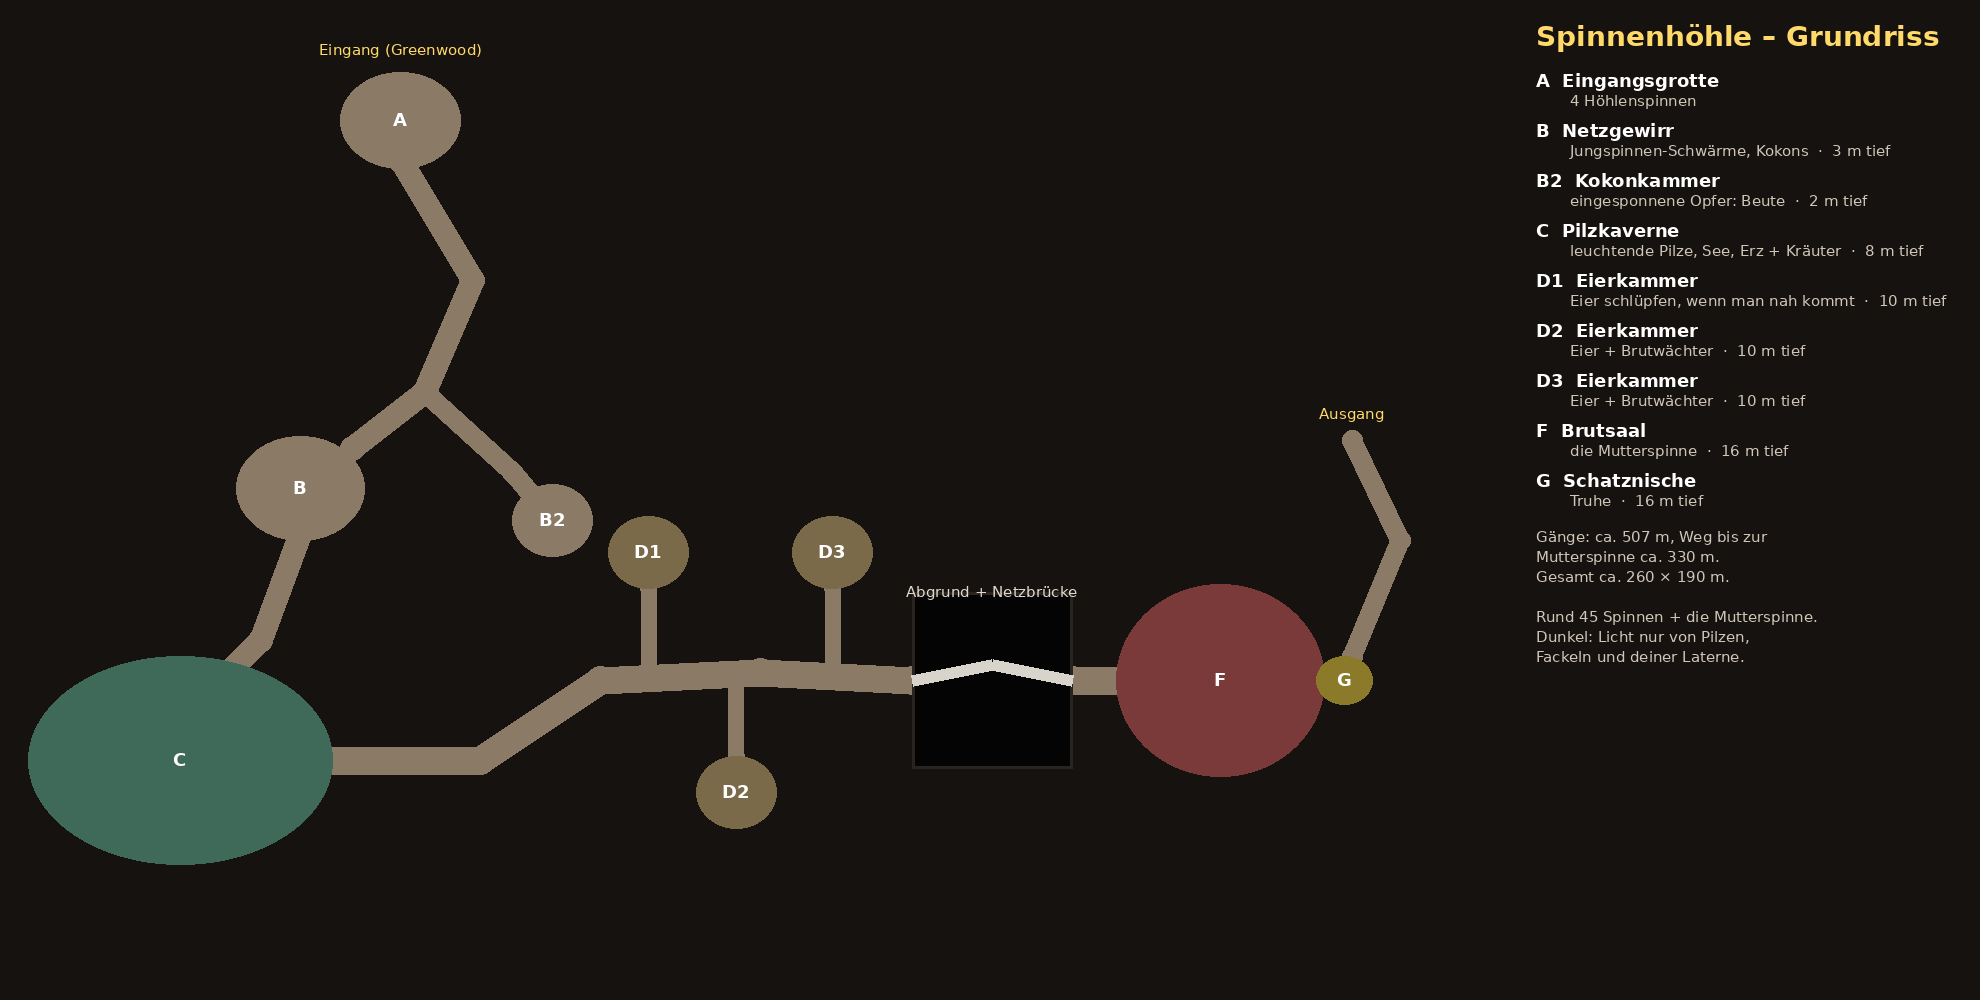

Write the Python code that produced this figure.
#!/usr/bin/env python3
"""The Spider Cave under Greenwood (tbuuol 2026-11-10: "richtig schön groß", a Broodmother at the end): the layout
plan -- chambers, tunnels, the chasm and its web bridge -- in the cave's own metres (entrance at 0, 0; y = floor height).
    tools/.venv/bin/python design/spidercave/layout.py   -> design/spidercave/layout.json + layout.png"""
import json, math, pathlib
from PIL import Image, ImageDraw, ImageFont

HERE = pathlib.Path(__file__).resolve().parent
# chambers: id, name, centre, radii (rx, rz), floor y, what lives there, dome (how much higher the roof is in the middle)
CHAMBERS = [
    ("A", "Eingangsgrotte", (0, 0), (15, 12), 0, "4 Höhlenspinnen", 5),
    ("B", "Netzgewirr", (-25, 92), (16, 13), -3, "Jungspinnen-Schwärme, Kokons", 4),
    ("B2", "Kokonkammer", (38, 100), (10, 9), -2, "eingesponnene Opfer: Beute", 3),
    ("C", "Pilzkaverne", (-55, 160), (38, 26), -8, "leuchtende Pilze, See, Erz + Kräuter", 12),
    ("D1", "Eierkammer", (62, 108), (10, 9), -10, "Eier schlüpfen, wenn man nah kommt", 4),
    ("D2", "Eierkammer", (84, 168), (10, 9), -10, "Eier + Brutwächter", 4),
    ("D3", "Eierkammer", (108, 108), (10, 9), -10, "Eier + Brutwächter", 4),
    ("F", "Brutsaal", (205, 140), (26, 24), -16, "die Mutterspinne", 11),
    ("G", "Schatznische", (236, 140), (7, 6), -16, "Truhe", 3),
]
# tunnels: points (x, z, floor y), width
TUNNELS = [
    ([(0, 10, 0), (18, 40, -1), (6, 68, -2), (-12, 82, -3)], 6),
    ([(6, 68, -2), (28, 88, -2), (38, 100, -2)], 5),
    ([(-25, 103, -3), (-35, 130, -6), (-45, 140, -8)], 6),
    ([(-20, 160, -8), (20, 160, -9), (50, 140, -10), (90, 138, -10)], 7),
    ([(62, 117, -10), (62, 138, -10)], 4),
    ([(84, 159, -10), (84, 138, -10)], 4),
    ([(108, 117, -10), (108, 138, -10)], 4),
    ([(90, 138, -10), (128, 140, -12)], 7),
    ([(168, 140, -13), (182, 140, -16)], 7),
    ([(238, 134, -16), (250, 105, -14), (238, 80, -12)], 5),
]
CHASM = ((128, 118), (168, 162), -40)      # the floor falls away here, to y -40
BRIDGE = ([(128, 140, -12), (148, 136, -12.5), (168, 140, -13)], 3)   # a web bridge over it
ARRIVE, BACK = (0, -5), (0, -10)           # where you come down, and the light that takes you back up
EXIT = (238, 80)                           # the far end's way out

def length(pts): return sum(math.dist(a[:2], b[:2]) for a, b in zip(pts, pts[1:]))

if __name__ == "__main__":
    S, OX, OZ = 4, 100, 30
    W, H = int(380 * S), int(250 * S)
    im = Image.new("RGB", (W + 460, H), "#16120f"); dr = ImageDraw.Draw(im)
    P = lambda x, z: (OX * S + x * S, OZ * S + z * S)
    F = "/usr/share/fonts/truetype/dejavu/DejaVuSans-Bold.ttf"; FR = "/usr/share/fonts/truetype/dejavu/DejaVuSans.ttf"
    fb, fs, ft = ImageFont.truetype(F, 18), ImageFont.truetype(FR, 15), ImageFont.truetype(F, 28)
    rock, floor = "#3a312a", "#8a7a66"
    for pts, w in TUNNELS:
        dr.line([P(p[0], p[1]) for p in pts], fill=floor, width=int(w * S), joint="curve")
        for p in pts: r = w * S / 2; x, y = P(p[0], p[1]); dr.ellipse((x - r, y - r, x + r, y + r), fill=floor)
    (cx0, cz0), (cx1, cz1), _ = CHASM
    dr.rectangle((*P(cx0, cz0), *P(cx1, cz1)), fill="#050404", outline="#2a2420", width=3)
    pts, w = BRIDGE; dr.line([P(p[0], p[1]) for p in pts], fill="#d8d4cc", width=int(w * S))
    for cid, name, (x, z), (rx, rz), y, what, _ in CHAMBERS:
        col = {"F": "#7a3a3a", "C": "#3f6a5a", "G": "#8a7a2a"}.get(cid, floor)
        if cid.startswith("D"): col = "#7a6a4a"
        dr.ellipse((*P(x - rx, z - rz), *P(x + rx, z + rz)), fill=col)
        dr.text(P(x, z), cid, font=fb, fill="#ffffff", anchor="mm")
    x, y = P(0, 0); dr.text((x, y - 70), "Eingang (Greenwood)", font=fs, fill="#ffd96a", anchor="mm")
    x, y = P(*EXIT); dr.text((x, y - 26), "Ausgang", font=fs, fill="#ffd96a", anchor="mm")
    x, y = P(148, 128); dr.text((x, y - 40), "Abgrund + Netzbrücke", font=fs, fill="#e0d8cc", anchor="mm")
    dr.line((*P(-80, 238), *P(-30, 238)), fill="#e0d8cc", width=3); dr.text(P(-55, 232), "50 m", font=fs, fill="#e0d8cc", anchor="mb")
    X = W + 16; yy = 20
    dr.text((X, yy), "Spinnenhöhle – Grundriss", font=ft, fill="#ffd96a"); yy += 50
    for cid, name, c, r, fy, what, _ in CHAMBERS:
        dr.text((X, yy), f"{cid}  {name}", font=fb, fill="#ffffff"); yy += 22
        dr.text((X + 34, yy), f"{what}  ·  {abs(fy)} m tief" if fy else what, font=fs, fill="#cfc6b8"); yy += 28
    total = sum(length(p) for p, _ in TUNNELS) + length(BRIDGE[0])
    yy += 8
    for line in [f"Gänge: ca. {int(total)} m, Weg bis zur", "Mutterspinne ca. 330 m.", "Gesamt ca. 260 × 190 m.",
                 "", "Rund 45 Spinnen + die Mutterspinne.", "Dunkel: Licht nur von Pilzen,", "Fackeln und deiner Laterne."]:
        dr.text((X, yy), line, font=fs, fill="#cfc6b8"); yy += 20
    im.save(HERE / "layout.png")
    json.dump({"chambers": CHAMBERS, "tunnels": TUNNELS, "chasm": CHASM, "bridge": BRIDGE, "exit": EXIT},
              open(HERE / "layout.json", "w"), indent=1, ensure_ascii=False)
    print("tunnels", int(total), "m")
